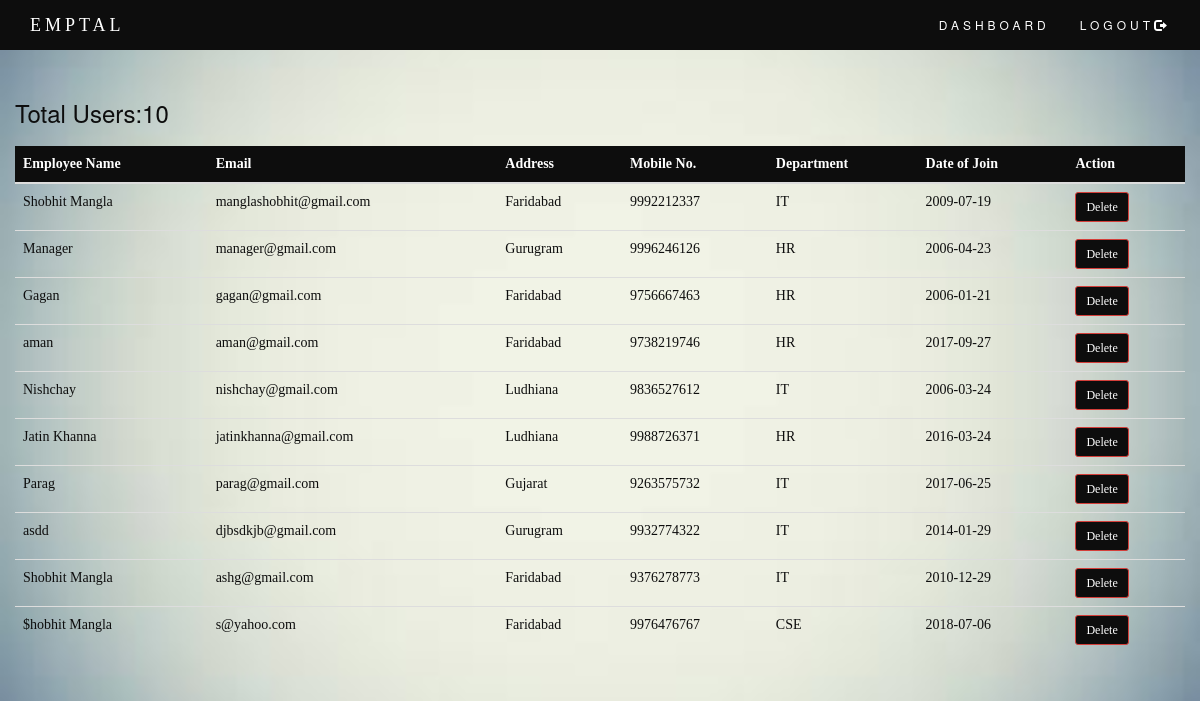
The page /user.php (signed in) on the database its author committed.
### tables this page shows
CREATE TABLE `register` (
  `userid` int(11) NOT NULL,
  `name` varchar(50) NOT NULL,
  `email` varchar(50) NOT NULL,
  `pass` varchar(50) NOT NULL,
  `country` varchar(50) NOT NULL,
  `city` char(50) NOT NULL,
  `pincode` varchar(50) NOT NULL,
  `sex` varchar(50) NOT NULL,
  `dob` date NOT NULL,
  `doj` date NOT NULL,
  `department` char(50) NOT NULL,
  `address` varchar(100) NOT NULL,
  `phone` bigint(20) NOT NULL,
  `mobile` bigint(20) NOT NULL,
  `active` varchar(50) NOT NULL
);

### user.php (the view, shortened to what this page needs)
<?php
require_once("db.php");
?>
 <!doctype html>
<html lang="en">
  <head>
    <link rel="stylesheet" href="https://maxcdn.bootstrapcdn.com/bootstrap/3.3.7/css/bootstrap.min.css">
  </head>
  <body>
  <header>
    <nav class="navbar navbar-default navbar-fixed-top">
  <div class="container">
    <div class="navbar-header">
      <a class="navbar-brand" href="index.php">EMPTAL</a>
    </div>
    <div class="collapse navbar-collapse" id="myNavbar">
      <ul class="nav navbar-nav navbar-right">
            <li><a href="admindashboard.php">DASHBOARD</a></li>
         <li><a href="logout.php">LOGOUT<span class="glyphicon glyphicon-log-out logo"></span></a></li>
      </ul>
    </div>
  </div>
</nav>
</header>
<section>
<div class="container login">
<div class="row">
<div class="text-dark">
<?php
    $sql="SELECT * FROM register WHERE active='1' ";
    $result=$conn->query($sql);
    if ($result->num_rows>0) {
      echo "<h3>Total Users:" .$result->num_rows. "</h3>";
    }
      ?>
    </div>
<table class="table">
    <thead class="bg-dark">
    <th>Employee Name</th>
    <th>Email</th>
    <th>Address</th>
    <th>Mobile No.</th>
    <th>Department</th>
    <th>Date of Join</th>
    <th>Action</th>
  </thead>
  <tbody class="text-dark">
    <?php
    $sql="SELECT * FROM register WHERE active='1' ";
    $result=$conn->query($sql);
    if ($result->num_rows>0) {
      while($row=$result->fetch_assoc())
      { ?>
        <tr>
          <td><?php echo $row['name']; ?></td>
          <td><?php echo $row['email']; ?></td>
          <td><?php echo $row['address']; ?></td>
          <td><?php echo $row['mobile']; ?></td>
          <td><?php echo $row['department']; ?></td>
          <td><?php echo $row['doj']; ?></td>
          <td><a href="delete_user.php?id=<?php echo $row['userid']; ?>" class="btn btn-danger btn-sm mr-2" role="button">Delete</a></td>
        </tr>
      <?php }
    }
    ?>
  </tbody>
</table>
</div>
</div>
</section>
  </body>
</html>

### user.php (style rules this page uses)
body { margin-top: 20px; background-size: cover; color: white; }
.navbar { margin-bottom: 0; background-color: #0d0d0d; z-index: 9999; border: 0; font-size: 12px !important; line-height: 1.42857143 !important; letter-spacing: 4px; border-radius: 0; }
.navbar li a, .navbar .navbar-brand { color: #fff !important; }
.login { margin-top:80px ; color: #0d0d0d; font-style: bold; }
.btn { background-color: #0d0d0d; }
.table { margin-top: 20px; border-color: #0d0d0d; font-family: "Times New Roman", Times, serif; }
.bg-dark { background-color: #0d0d0d; color: #fff; border-color: #0d0d0d; }
.text-dark { color: #0d0d0d; }
.navbar-brand { font-family: "Bauhaus 93", Times, serif; }

### rows shown on the page
register: name "Shobhit Mangla", email "manglashobhit@gmail.com", address "Faridabad", mobile "9992212337", department "IT", doj "2009-07-19"
register: name "Manager", email "manager@gmail.com", address "Gurugram", mobile "9996246126", department "HR", doj "2006-04-23"
register: name "Gagan", email "gagan@gmail.com", address "Faridabad", mobile "9756667463", department "HR", doj "2006-01-21"
register: name "aman", email "aman@gmail.com", address "Faridabad", mobile "9738219746", department "HR", doj "2017-09-27"
register: name "Nishchay", email "nishchay@gmail.com", address "Ludhiana", mobile "9836527612", department "IT", doj "2006-03-24"
register: name "Jatin Khanna", email "jatinkhanna@gmail.com", address "Ludhiana", mobile "9988726371", department "HR", doj "2016-03-24"
register: name "Parag", email "parag@gmail.com", address "Gujarat", mobile "9263575732", department "IT", doj "2017-06-25"
register: name "asdd", email "djbsdkjb@gmail.com", address "Gurugram", mobile "9932774322", department "IT", doj "2014-01-29"
register: name "Shobhit Mangla", email "ashg@gmail.com", address "Faridabad", mobile "9376278773", department "IT", doj "2010-12-29"
register: name "$hobhit Mangla", email "s@yahoo.com", address "Faridabad", mobile "9976476767", department "CSE", doj "2018-07-06"

### other values the page prints
$result->num_rows "10"
